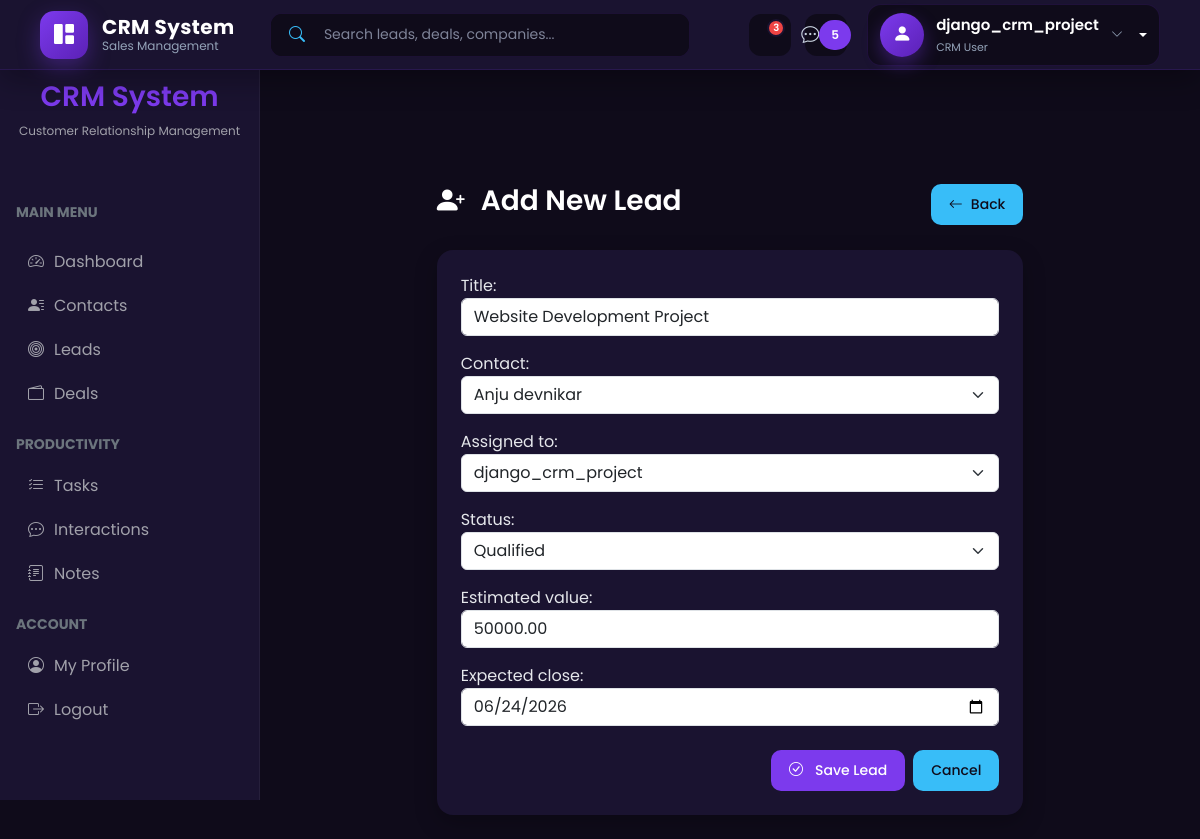
The app's page /leads/1/edit/ (signed in), older data.
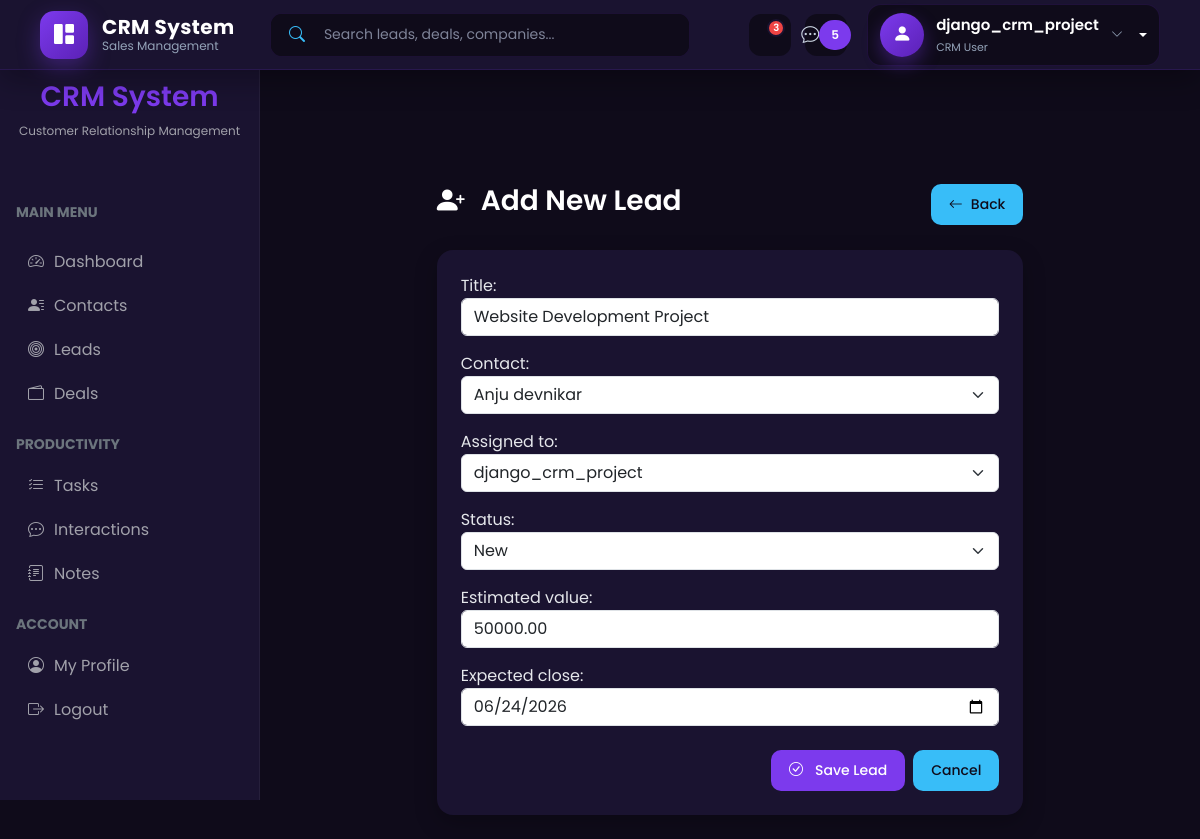
The same page, newer data.
### leads/models.py (models this page shows, shortened)
class Lead(models.Model):
    STATUS_CHOICES = [
        ('new','New'),
        ('contacted','Contacted'),
        ('qualified','Qualified'),
        ('proposal','Proposal'),
        ('won','Won'),
        ('lost','Lost'),
    ]
    contact = models.ForeignKey(Contact,on_delete=models.CASCADE)
    title = models.CharField(max_length=200)
    status = models.CharField(max_length=20, choices=STATUS_CHOICES, default='new')
    assigned_to = models.ForeignKey(settings.AUTH_USER_MODEL, on_delete=models.SET_NULL, null=True,blank=True)
    estimated_value = models.DecimalField(max_digits=12, decimal_places=2, default=0)
    expected_close =models.DateField(null=True, blank=True)
    created_at = models.DateTimeField(auto_now_add=True)
    updated_at =models.DateTimeField(auto_now=True)

### leads/views.py (the view)
# urls.py: path("<int:pk>/edit/", views.lead_edit, name="lead_edit"),
@login_required
def lead_edit(request, pk):
    lead = get_object_or_404(Lead, pk=pk)
    if request.method == "POST":
        form = LeadForm(request.POST, instance=lead)
        if form.is_valid():
            form.save()
            return redirect("lead_detail", pk=lead.pk)
    else:
        form = LeadForm(instance=lead)
    return render(request, "leads/lead_form.html", {
        "form": form,
        "lead": lead
    })

### leads/forms.py
class LeadForm(forms.ModelForm):
    class Meta:
        model = Lead
        fields = [
            'title',
            'contact',
            'assigned_to',
            'status',
            'estimated_value',
            'expected_close',
        ]
        widgets = {
            'title': forms.TextInput(attrs={
                'class': 'form-control'
            }),
            'contact': forms.Select(attrs={
                'class': 'form-select'
            }),
            'assigned_to': forms.Select(attrs={
                'class': 'form-select'
            }),
            'status': forms.Select(attrs={
                'class': 'form-select'
            }),
            'estimated_value': forms.NumberInput(attrs={
                'class': 'form-control'
            }),
            'expected_close': forms.DateInput(attrs={
                'class': 'form-control',
                'type': 'date'
            }),
        }

### accounts/models.py (called while the page is built)
    def __str__(self):
        return self.username

### contacts/models.py (called while the page is built)
    def __str__(self):
       return f"{self.first_name} {self.last_name}"

### templates/leads/lead_form.html (shortened to what this page needs)
{% extends "base.html" %}
{% block content %}
<div class="container-fluid">
    <div class="row justify-content-center">
        <div class="col-lg-8">
            <div class="d-flex justify-content-between align-items-center mb-4">
                <h2 class="crm-title">
                    <i class="bi bi-person-plus-fill me-2"></i>
                    Add New Lead
                </h2>
                <a href="{% url 'lead_list' %}" class="crm-btn-secondary">
                    <i class="bi bi-arrow-left"></i>
                    Back
                </a>
            </div>
            <div class="card crm-card">
                <div class="card-body p-4">
                    <form method="POST">
                        {{ form.as_p }}
                        <div class="mt-4 d-flex gap-2">
                            <button type="submit" class="crm-btn-primary">
                                <i class="bi bi-check-circle me-1"></i>
                                Save Lead
                            </button>
                            <a href="{% url 'lead_list' %}" class="crm-btn-secondary">
                                Cancel
                            </a>
                        </div>
                    </form>
                </div>
            </div>
        </div>
    </div>
</div>
{% endblock %}

Row changes from the older to the newer data that the page shows:
changed Lead "Website Development Project": status "Qualified" → "New"
